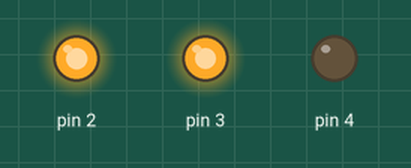
Bench run of a sketch on a simulated Arduino Uno, built with avr-gcc and run on an emulated ATmega328P. Shown: output pins drawn as LEDs (lit = HIGH).

Above: at 0.1 s.
Timing chart, 0 to 1.6 s (numbered marks = the images above):
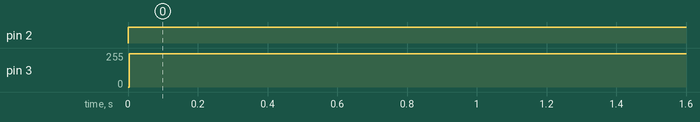

Measured:
- by itself, pin 2: LOW → HIGH at 0.00 s
- by itself, pin 3: 0/255 → 251/255 at 0.00 s

The sketch:

motor_CC.ino
```cpp
// Atividade Parcial 1 - Recepção e decodificação de comandos
// Gustavo Freitas Alves & Jitesh Ashok Manilal Vassaram


// -------------------------------------------------------------------------------

// Módulo Driver L293D

/*
  L293D
    Pinagem:
        - Inputs: 1A(2), 2A(7) e 1,2EN(1)
        - Outputs: 1Y(3) e 2Y(6)
    PWM: utilizar no 1,2EN

*/


// Temporizador para PWM do motor
void conf_PWM(){

    // 0 0 1 0 - - 0 1
    // OC2B em nível alto na subida e nível baixo na descida
    // PWM, Phase correct
    TCCR2A |= 0x21;
    TCCR2A &= ~0xC2;

    // 0 0 - - 1 1 0
    // Prescaler = 256
    TCCR2B |= 0x06;
    TCCR2B &= ~0xC0;

    // Registrador para comparação
    OCR2B = 0; // motor começa com duty cycle = 0 %

}


void setup(){

    Serial.begin(9600);

    // Configuração das GPIOs PD
    DDRD |= 0x1C;   // Saídas PD2, PD3 e PD4
    PORTD &= ~0x14; // Início em nível baixo para deixar o motor parado


    // Configuração do PWM
    conf_PWM();


}

// Função para inserir tipo de movimento e tensão média (PWM)
void motor(char mov, int pwm){

    switch (mov)
    {
    // Paro o movimento dos motores
    PORTD &= ~0x14;
    case 'p':
        // Mantenho parado
        break;

    case 'a':
        // Movimento horário
        PORTD |= 0x04;
        break;

    case 'h':
        // Movimento anti-horário
        PORTD |= 0x10;
        break;
    }

    // Faixa de comparação: 0 --> 255
    // PWM: 0 --> 100 %
    // 1% = 25.5
    OCR2B = (int) pwm*(25.5);

}

void loop(){

    // Teste do funcionamento
    motor('a', 50);

}
```
